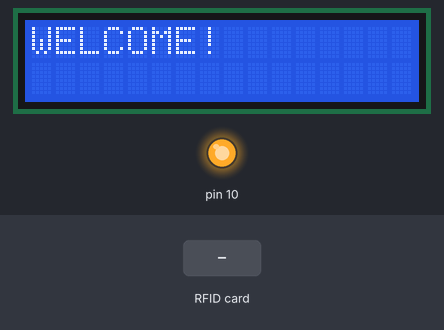
Recording of a sketch running on a simulated Arduino Uno, built with avr-gcc and run on an emulated ATmega328P. On the bench: 16×2 character LCD, output pins drawn as LEDs (lit = HIGH). Inputs (shaded band) come from the test bench. No radio packets arrive unless stated; what the sketch prints to the serial monitor is not drawn.

Above: at 2.3 s.
2.4 s: RFID card 5E 7A 19 C4 held to the reader
At 3.1 s:
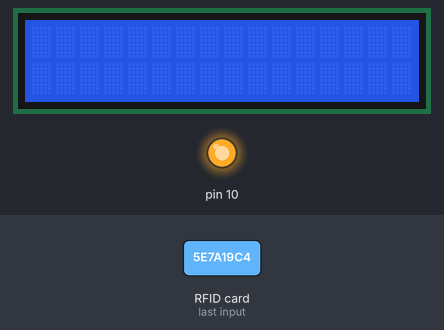
At 4.3 s:
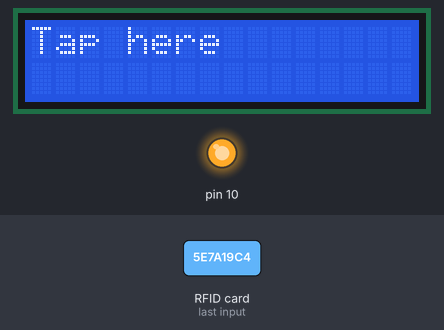
Timing chart, 0 to 5.8 s (numbered marks = the images above; inputs shaded):
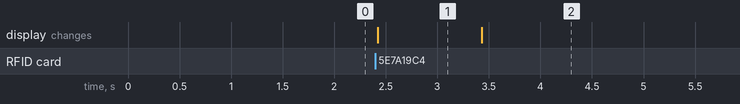

Measured:
- after the input at 2.4 s, the display: changes at once (image 1)
- what the display in image 1 shows lasts 1.0 s, from 2.4 s to 3.4 s

The sketch:

main.ino
```cpp
#include <SPI.h>
#include <MFRC522.h>
#include <LiquidCrystal_I2C.h>
#include <RH_ASK.h>
//RH
const int BIT_RATE = 500;

const int RX_PIN = 14, TX_PIN = 0;

RH_ASK driver(BIT_RATE, RX_PIN, TX_PIN);
//RH

//lcd
int lcdColumns = 16;
int lcdRows = 2;
LiquidCrystal_I2C lcd(0x27, lcdColumns, lcdRows);
//lcd

#define RST_PIN         16           // Configurable, see typical pin layout above
#define SS_PIN          15          // Configurable, see typical pin layout above

MFRC522 mfrc522(SS_PIN, RST_PIN);   // Create MFRC522 instance

//*****************************************************************************************//
void setup() {
  //initialize the RH and LCD
  driver.init();
  lcd.init();
  lcd.backlight();
  lcd.clear();
  lcd.setCursor(0, 0);
  lcd.print("WELCOME!");
  delay(1000);
  //
  Serial.begin(9600);                                           // Initialize serial communications with the PC
  SPI.begin();                                                  // Init SPI bus
  mfrc522.PCD_Init();                                              // Init MFRC522 card
  Serial.println(F("Read personal data on a MIFARE PICC:"));    //shows in serial that it is ready to read
}

//*****************************************************************************************//
void loop() {
  // Prepare key - all keys are set to FFFFFFFFFFFFh at chip delivery from the factory.
  MFRC522::MIFARE_Key key;
  for (byte i = 0; i < 6; i++) key.keyByte[i] = 0xFF;

  //some variables we need
  byte block;
  byte len;
  MFRC522::StatusCode status;

  //-------------------------------------------

  // Reset the loop if no new card present on the sensor/reader. This saves the entire process when idle.
  if ( ! mfrc522.PICC_IsNewCardPresent()) {
    return;
  }

  // Select one of the cards
  if ( ! mfrc522.PICC_ReadCardSerial()) {
    return;
  }

  Serial.println(F("**Card Detected:**"));

  //-------------------------------------------

  mfrc522.PICC_DumpDetailsToSerial(&(mfrc522.uid)); //dump some details about the card

  //mfrc522.PICC_DumpToSerial(&(mfrc522.uid));      //uncomment this to see all blocks in hex

  //-------------------------------------------

  Serial.print(F("Name: "));

  byte buffer1[18];

  block = 4;
  len = 18;

  //------------------------------------------- GET FIRST NAME
  status = mfrc522.PCD_Authenticate(MFRC522::PICC_CMD_MF_AUTH_KEY_A, 4, &key, &(mfrc522.uid)); //line 834 of MFRC522.cpp file
  if (status != MFRC522::STATUS_OK) {
    Serial.print(F("Authentication failed: "));
    lcd.clear();
    lcd.print("Auth failed");
    Serial.println(mfrc522.GetStatusCodeName(status));
    return;
  }

  status = mfrc522.MIFARE_Read(block, buffer1, &len);
  if (status != MFRC522::STATUS_OK) {
    Serial.print(F("Reading failed: "));
    lcd.clear();
    lcd.print("Reading failed");
    Serial.println(mfrc522.GetStatusCodeName(status));
    return;
  }
  lcd.clear();
  lcd.setCursor(0, 0);
  lcd.print((char*)buffer1);
  //PRINT FIRST NAME
  for (uint8_t i = 0; i < 16; i++)
  {
    if (buffer1[i] != 32)
    {
      Serial.write(buffer1[i]);
    }
  }

 driver.send((uint8_t *)(char*)buffer1, 16);
  Serial.print(" ");

  //---------------------------------------- GET LAST NAME

  byte buffer2[18];
  block = 1;

  status = mfrc522.PCD_Authenticate(MFRC522::PICC_CMD_MF_AUTH_KEY_A, 1, &key, &(mfrc522.uid)); //line 834
  if (status != MFRC522::STATUS_OK) {
    Serial.print(F("Authentication failed: "));
    lcd.clear();
    lcd.print("Auth failed");
    Serial.println(mfrc522.GetStatusCodeName(status));
    return;
  }

  status = mfrc522.MIFARE_Read(block, buffer2, &len);
  if (status != MFRC522::STATUS_OK) {
    Serial.print(F("Reading failed: "));
    lcd.clear();
    lcd.print("Reading failed");
    Serial.println(mfrc522.GetStatusCodeName(status));
    return;
  }
  lcd.setCursor(0, 1);
  lcd.print((char*)buffer2);
  //PRINT LAST NAME
  for (uint8_t i = 0; i < 16; i++) {
    //lcd.print(char(buffer2[i]) );
    Serial.write(buffer2[i] );
  }

   driver.send((uint8_t *)(char*)buffer2, 16);


  //----------------------------------------

  Serial.println(F("\n**End Reading**\n"));
  delay(1000);
  lcd.clear();
  lcd.print("Tap here"); //just change it to what you want.
  delay(1000); //change value if you want to read cards faster

  mfrc522.PICC_HaltA();
  mfrc522.PCD_StopCrypto1();
}
//*****************************************************************************************//
```
